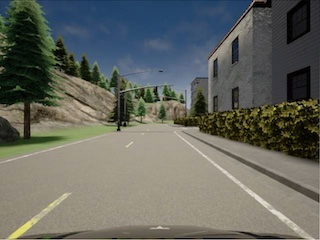
#> input picture teleop/htm/develop/carla1/img_front_qvga.jpg, 320 x 240 px
$ python -i image.py   (imports and definitions only)
#> lines starting #> are read from the running program, lines starting #| are printed output that depends on the picture
from __future__ import absolute_import

from functools import partial

import cv2
import numpy as np

from byodr.utils.option import PropertyError


def hwc_bgr_to_yuv(img):
    return cv2.cvtColor(img, cv2.COLOR_BGR2YUV)


def hwc_to_chw(img):
    # Switch to C,H,W.
    return None if img is None else img.transpose((2, 0, 1))


def _image(image, im_width=32, im_height=32, crop_top=0, crop_bottom=0, yuv=False, chw=False, dtype=np.uint8):
    image = cv2.resize(image, (im_width, im_height + crop_top + crop_bottom))[crop_top: im_height + crop_top, ...]
    image = hwc_bgr_to_yuv(image) if yuv else image
    image = image.astype(dtype)
    image = hwc_to_chw(image) if chw else image
    return image


def hwc_alexnet(image, resize_wh=None):
    image = image if resize_wh is None else cv2.resize(image, resize_wh)
    return _image(image, im_width=227, im_height=227, yuv=False, chw=False)


def hwc_squeeze(image, resize_wh=None):
    image = image if resize_wh is None else cv2.resize(image, resize_wh)
    return _image(image, im_width=200, im_height=100, yuv=False, chw=False)


def caffe_dave_200_66(image, resize_wh=None, crop=(0, 0, 0, 0), dave=True, yuv=True, chw=True):
    # If resize is not the first operation, then resize the incoming image to the start of the data pipeline persistent images.
    image = image if resize_wh is None else cv2.resize(image, resize_wh)
    top, right, bottom, left = crop
    image = image[top:image.shape[0] - bottom, left:image.shape[1] - right]
    image = cv2.resize(image, (200, 66)) if dave else image
    image = hwc_bgr_to_yuv(image) if yuv else image
    image = hwc_to_chw(image) if chw else image
    image = image.astype(np.uint8)
    return image


class Alternator(object):
    def __init__(self, f1, f2):
        self.f_list = [f1, f2]
        self.index = 0

    def __call__(self, *args, **kwargs):
        self.index = 0 if self.index == 1 else 1
        return self.f_list[self.index](*args, **kwargs)


_registered_functions = {
    'alex__200_100': partial(hwc_squeeze, resize_wh=(320, 240)),
    'dave__320_240__200_66__0': partial(caffe_dave_200_66, resize_wh=(320, 240), crop=(0, 0, 0, 0), yuv=False, chw=False),
    'dave__320_240__200_66__70_0_10_0': partial(caffe_dave_200_66, resize_wh=(320, 240), crop=(70, 0, 10, 0), yuv=False, chw=False)
    # 'alex__exr1': Alternator(partial(_exr_alex_img, top=True), partial(_exr_alex_img, top=False))
}


def get_registered_function(key, default_value, errors, **kwargs):
    name = kwargs.get(key, default_value)
    if name in _registered_functions:
        return _registered_functions.get(name)
    else:
        errors.append(PropertyError(key=key, msg='Not a function'))
        return lambda x: x

>>> import cv2
>>> picture = cv2.imread('../../teleop/htm/develop/carla1/img_front_qvga.jpg')
#> picture is the input picture: shape (240, 320, 3); mean B, G, R 95.5, 102.9, 100.6
>>> result = hwc_alexnet(picture)
#> in _image, `image = cv2.resize(image, (im_width, im_height + crop_top + crop_botto..`:
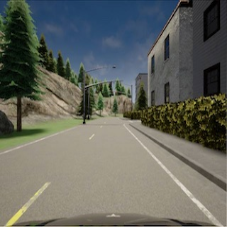
#> image: shape (227, 227, 3); mean of channels 0, 1, 2 95.4, 102.8, 100.5; drawn as B, G, R
